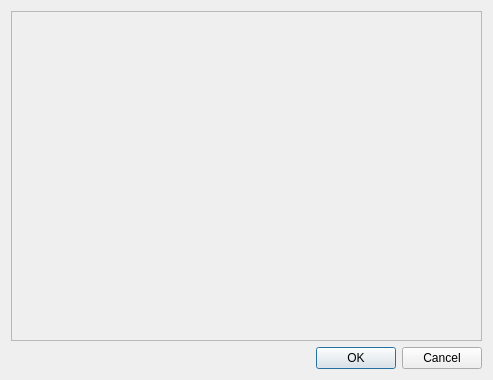
<?xml version="1.0" encoding="UTF-8"?>
<ui version="4.0">
 <class>Dialog</class>
 <widget class="QDialog" name="Dialog">
  <property name="geometry">
   <rect>
    <x>0</x>
    <y>0</y>
    <width>493</width>
    <height>380</height>
   </rect>
  </property>
  <property name="windowTitle">
   <string>Power Button Editor</string>
  </property>
  <layout class="QVBoxLayout" name="verticalLayout">
   <item>
    <widget class="QScrollArea" name="scrollArea">
     <property name="widgetResizable">
      <bool>true</bool>
     </property>
     <widget class="QWidget" name="scrollAreaWidgetContents">
      <property name="geometry">
       <rect>
        <x>0</x>
        <y>0</y>
        <width>473</width>
        <height>327</height>
       </rect>
      </property>
     </widget>
    </widget>
   </item>
   <item>
    <widget class="QDialogButtonBox" name="buttonBox">
     <property name="orientation">
      <enum>Qt::Horizontal</enum>
     </property>
     <property name="standardButtons">
      <set>QDialogButtonBox::Cancel|QDialogButtonBox::Ok</set>
     </property>
    </widget>
   </item>
  </layout>
 </widget>
 <resources/>
 <connections>
  <connection>
   <sender>buttonBox</sender>
   <signal>accepted()</signal>
   <receiver>Dialog</receiver>
   <slot>accept()</slot>
   <hints>
    <hint type="sourcelabel">
     <x>248</x>
     <y>254</y>
    </hint>
    <hint type="destinationlabel">
     <x>157</x>
     <y>274</y>
    </hint>
   </hints>
  </connection>
  <connection>
   <sender>buttonBox</sender>
   <signal>rejected()</signal>
   <receiver>Dialog</receiver>
   <slot>reject()</slot>
   <hints>
    <hint type="sourcelabel">
     <x>316</x>
     <y>260</y>
    </hint>
    <hint type="destinationlabel">
     <x>286</x>
     <y>274</y>
    </hint>
   </hints>
  </connection>
 </connections>
</ui>
